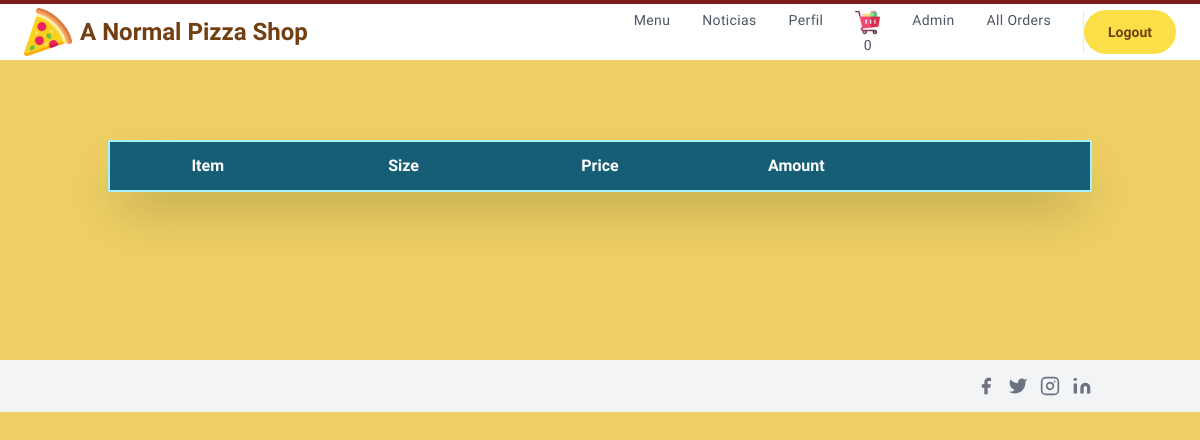
The app's page / (signed in), older data.
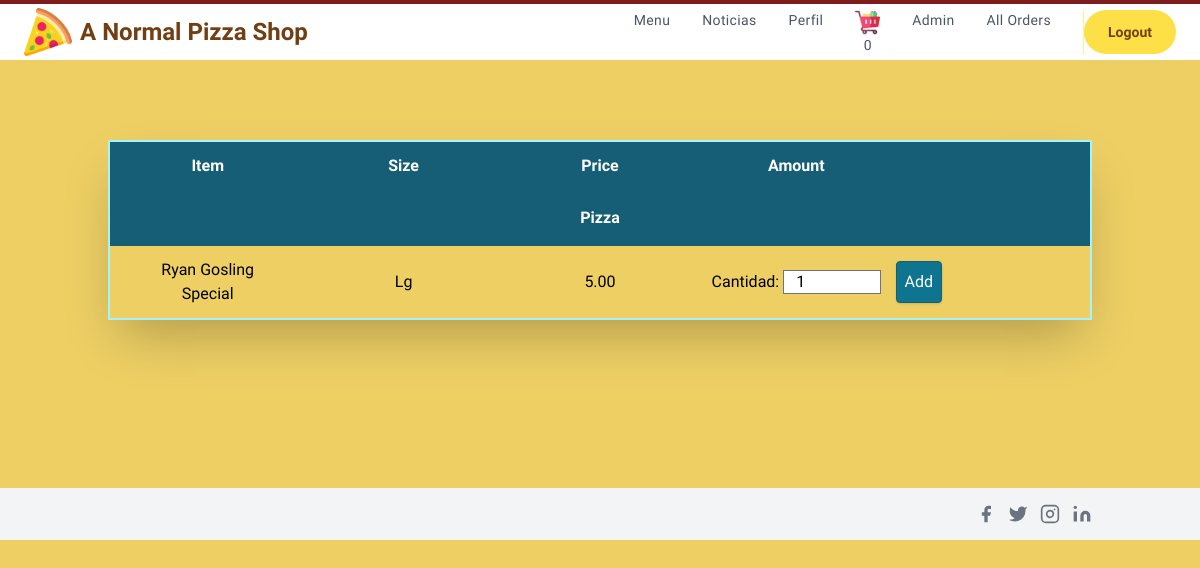
The same page, newer data.
### orders/models.py (models this page shows, shortened)
class Menu_Item(models.Model):
    MENU_CATEGORIES = (
    ('Pizza', 'Pizza'),
    ('Pasta', 'Pasta'),
    ('Subs', 'Subs'),
    ('Salad', 'Salad'),
    ('Dinner_Platter', 'Dinner_Platter'),
    ('Topping', 'Topping'),
    ('Extra', 'Extra'),
    ('Dessert', 'Dessert'),
    ('Pastry', 'Pastry'),
    ('Main', 'Main'),
    ('Appetizer', 'Appetizer'),
    ('Side', 'Side'),
    ('Miscellaneous', 'Miscellaneous')
    )
    SIZE_CATEGORIES = (
    ('Sm', 'Small'),
    ('Md', 'Medium'),
    ('Lg', 'Large'),
    ('XL', 'Extra_Large')
    )
    category = models.CharField(max_length=36, null=True, blank=True,
                                choices=MENU_CATEGORIES,
                                help_text='Categoría del elemento del menú.')
    name = models.CharField(max_length=128,
                            help_text='Nombre del elemento del menú')
    price =  models.DecimalField(max_digits=4, null=True, blank=True,
                                decimal_places=2, default=0.00)
    sizes = models.CharField(max_length=4, null=True, blank=True,
                                choices=SIZE_CATEGORIES,
                                help_text='Ingrese el tamaños \
                                            del elemento del menú')
    toppings = models.CharField( max_length=400, blank=True, null=True,
                                help_text='Introducir ingredientes')
    num_toppings = models.CharField(max_length=10, blank=True, null=True)

### orders/views.py (the view)
# urls.py: path("", views.index, name="index"),
def index(request):
    if not request.user.is_authenticated:
        return render(request, "login.html", {"message": None})
    Menu = Menu_Item.objects.exclude(category__icontains="Topping").exclude(
        category__icontains="Extra"
    )
    Orders = Order.objects.filter(owner=request.user.profile, is_ordered=False)
    Cart = []
    item_count = 0
    if Orders.exists():
        user_order = Orders[0]
        user_order_items = user_order.ordered_items.all()
        Cart = [menu_item.menu_item for menu_item in user_order_items]
        item_count = user_order.ordered_items.count()
    context = {
        "current_order_products": Cart,
        "item_count": item_count,
        "user": request.user,
        "menu_item": Menu.order_by("-category"),
    }
    return render(request, "index.html", context)

### orders/templates/index.html (shortened to what this page needs)
{% extends "layout.html" %}
{%block template%}
  <div class="container px-5 py-20 mx-auto flex flex-wrap items-center">
    <table  class="shadow-2xl border-2 border-cyan-200 w-full md:table-fixed content-center">
      <thead class="text-white">
        <tr>
          <th scope="col" class="py-3 bg-cyan-800">Item</th>
          <th scope="col" class="py-3 bg-cyan-800">Size</th>
          <th scope="col" class="py-3 bg-cyan-800">Price</th>
          <th scope="col" class="py-3 bg-cyan-800">Amount</th>
          <th scope="col" class="py-3 bg-cyan-800 text-cyan-800">.</th>
        </tr>
      </thead>
      <tbody>
        {% for item in menu_item %}
        {% ifchanged item.category %}
        <tr id="{{item.category}}">
          <th scope="col" colspan="5" class="py-3 bg-cyan-800 py-4">
            <h2 class="text-white"> {{ item.category }} </h2>
          </th>
        </tr>
        {% endifchanged %}
        <tr>
          <td class="py-3 px-6">{{item.name}}</td>
          <td class="py-3 px-6">{{item.sizes}}</td>
          <td class="py-3 px-6">{{item.price}}</td>
          {% if item.category == "Pizza" and "Topping" in item.name %}
          <td class="py-3 px-6">
            <a class="bg-cyan-700 border border-yellow-800 shadow p-2 rounded text-white flex items-center focus:outline-none focus:shadow-outline" href="{% url 'customize_order' item.name %}" >Personalizar</a></td>
        {% elif item.category == "Subs" %}
        <td class="py-3 px-6"><a href="{% url 'customize_order' item.name %}" class="bg-cyan-700 border border-yellow-800 shadow p-2 rounded text-white flex items-center focus:outline-none focus:shadow-outline">Personalizar</a></td>
      {% else %}
        <form class="" action="{% url 'add_to_cart' item.id %}" method="post">
        <td>
          <label for="qauntity">Cantidad:</label>
          <input name="quantity" id="quantity" type="number" value=1 min=1 max=30 class="h-6 w-13">
          <td>
            <button type="submit" class="bg-cyan-700 border border-cyan-800 shadow p-2 rounded text-white flex items-center focus:outline-none focus:shadow-outline">Add</button></td>
          </td>
        </form>
      {%endif%}
        </tr>
        {% endfor %}
      </tbody>
    </table>
    <br>
  </div>
{%endblock%}

Row changes from the older to the newer data that the page shows:
added Menu_Item: category "Pizza", name "Ryan Gosling Special", sizes "Lg", price "5.00"
